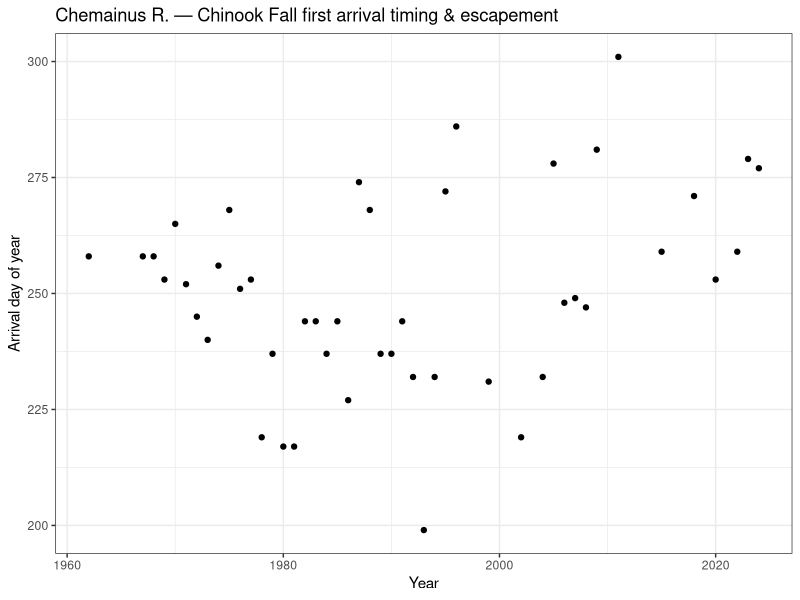
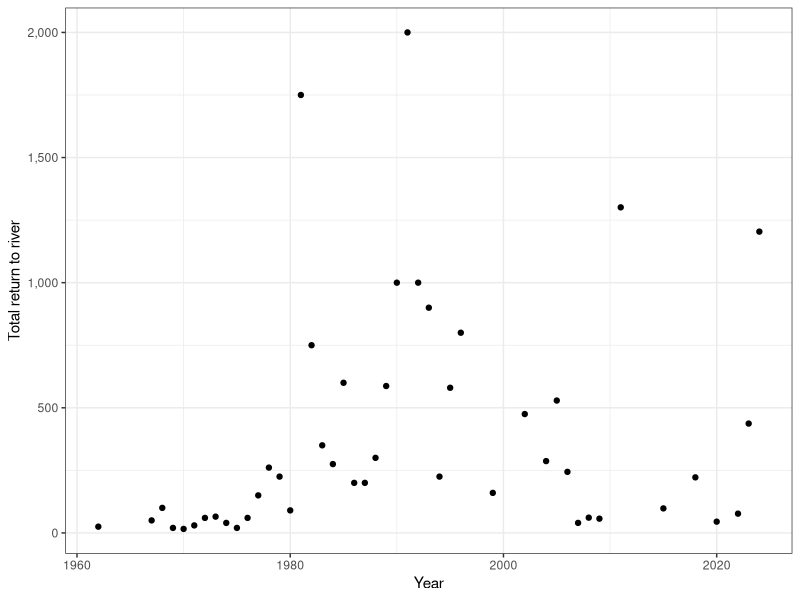

Write R code to recreate these figures, in order. (Note: this script raises an error after producing the figures.)
## ---- chunk 1
library(tidyverse)
library(ggplot2)
library(lubridate)
install.packages("patchwork")
library(patchwork)
## ---- chunk 2
STREAMS <- data.frame(stream = c("COWICHAN RIVER", "CHEMAINUS RIVER", "LILQUALICUM RIVER", "NANAIMO RIVER"), salmon_url = c("https://github.com/oceanhackweek/ohw26_proj_fishyG/blob/fb5467aafebe8ce24a997c6e2d98bc2636ad769d/data/Salmon%20Data/COWICHAN%20RIVER_salmon_data.csv", "https://github.com/oceanhackweek/ohw26_proj_fishyG/blob/bb30d9a143e4860ffa98bfac3b2b236436496f1d/data/Salmon%20Data/CHEMAINUS%20RIVER_salmon_data.csv", "https://github.com/oceanhackweek/ohw26_proj_fishyG/blob/bb30d9a143e4860ffa98bfac3b2b236436496f1d/data/Salmon%20Data/LITTLE%20QUALICUM%20RIVER_salmon_data.csv", "https://github.com/oceanhackweek/ohw26_proj_fishyG/blob/bb30d9a143e4860ffa98bfac3b2b236436496f1d/data/Salmon%20Data/NANAIMO%20RIVER_salmon_data.csv"))
## ---- chunk 3
path <- "/home/jovyan/Desktop/fishyG/data/Salmon Data/"
setwd(path)

read.csv("CHEMAINUS RIVER_salmon_data.csv") -> chemainus
read.csv('COWICHAN RIVER_salmon_data.csv') -> cowichan
read.csv('LITTLE QUALICUM RIVER_salmon_data.csv') -> lilqualicum
read.csv('NANAIMO RIVER_salmon_data.csv') -> nanaimo
## ---- chunk 4
df <- chemainus #repro
d <- df %>%
  mutate(
    time_return   = ymd_hms(time_return, truncated = 3),   # swap for dmy()/mdy() if needed
    return_yr     = year(time_return),
    return_doy    = yday(time_return),
    return_doy_adj = return_doy - (leap_year(return_yr) & return_doy > 59),
  )

####Do some plotting

# Day of arrival vs year
( d %>%
  ggplot(aes(ANALYSIS_YR, return_doy_adj)) +
  geom_point() +
    theme_bw()+
  #geom_smooth(method = "lm", se = TRUE) +
  labs(x = "Year", y = "Arrival day of year",
       title = "Chemainus R. — Chinook Fall first arrival timing & escapement") -> chemainus_doyp )
# Escapement vs year
( d %>%
  ggplot(aes(ANALYSIS_YR, TOTAL_RETURN_TO_RIVER)) +
  geom_point() +
     theme_bw()+
  #geom_smooth(method = "lm", se = TRUE) +
  scale_y_continuous(labels = scales::comma) +
  labs(x = "Year", y = "Total return to river") -> chemainus_esp )

chemainus_doyp + chemainus_esp -> chem_p
saveRDS(chem_p, file = "/home/jovyan/Desktop/fishyG/data/yearplotsforsalmonstreams/chem_plot.rds")
## ---- chunk 5
df <- cowichan #repro
d <- df %>%
  mutate(
    time_return   = ymd_hms(time_return, truncated = 3),   # swap for dmy()/mdy() if needed
    return_yr     = year(time_return),
    return_doy    = yday(time_return),
    return_doy_adj = return_doy - (leap_year(return_yr) & return_doy > 59),
  )

####Do some plotting

# Day of arrival vs year
( d %>%
  ggplot(aes(ANALYSIS_YR, return_doy_adj)) +
  geom_point() +
    theme_bw()+
  #geom_smooth(method = "lm", se = TRUE) +
  labs(x = "Year", y = "Arrival day of year",
       title = "Cowichan R. — Chinook Fall first arrival timing & escapement") -> cow_doyp )
# Escapement vs year
( d %>%
  ggplot(aes(ANALYSIS_YR, TOTAL_RETURN_TO_RIVER)) +
  geom_point() +
     theme_bw()+
  #geom_smooth(method = "lm", se = TRUE) +
  scale_y_continuous(labels = scales::comma) +
  labs(x = "Year", y = "Total return to river") -> cow_esp )

cow_doyp + cow_esp -> cow_p
saveRDS(cow_p, file = "/home/jovyan/Desktop/fishyG/data/yearplotsforsalmonstreams/cow_plot.rds")
## ---- chunk 6
df <- lilqualicum #repro
d <- df %>%
  mutate(
    time_return   = ymd_hms(time_return, truncated = 3),   # swap for dmy()/mdy() if needed
    return_yr     = year(time_return),
    return_doy    = yday(time_return),
    return_doy_adj = return_doy - (leap_year(return_yr) & return_doy > 59),
  )

####Do some plotting

# Day of arrival vs year
( d %>%
  ggplot(aes(ANALYSIS_YR, return_doy_adj)) +
  geom_point() +
    theme_bw()+
  #geom_smooth(method = "lm", se = TRUE) +
  labs(x = "Year", y = "Arrival day of year",
       title = "Lil Qualicum R. — Chinook Fall first arrival timing & escapement") -> lilq_doyp )
# Escapement vs year
( d %>%
  ggplot(aes(ANALYSIS_YR, TOTAL_RETURN_TO_RIVER)) +
  geom_point() +
     theme_bw()+
  #geom_smooth(method = "lm", se = TRUE) +
  scale_y_continuous(labels = scales::comma) +
  labs(x = "Year", y = "Total return to river") -> lilq_esp )

lilq_doyp + lilq_esp -> lilq_p
saveRDS(lilq_p, file = "/home/jovyan/Desktop/fishyG/data/yearplotsforsalmonstreams/lilq_plot.rds")
## ---- chunk 7
df <- nanaimo #repro
d <- df %>%
  mutate(
    time_return   = ymd_hms(time_return, truncated = 3),   # swap for dmy()/mdy() if needed
    return_yr     = year(time_return),
    return_doy    = yday(time_return),
    return_doy_adj = return_doy - (leap_year(return_yr) & return_doy > 59),
  )

####Do some plotting

# Day of arrival vs year
( d %>%
  ggplot(aes(ANALYSIS_YR, return_doy_adj)) +
  geom_point() +
    theme_bw()+
  #geom_smooth(method = "lm", se = TRUE) +
  labs(x = "Year", y = "Arrival day of year",
       title = "Nanaimo R. — Chinook Fall first arrival timing & escapement") -> nan_doyp )
# Escapement vs year
( d %>%
  ggplot(aes(ANALYSIS_YR, TOTAL_RETURN_TO_RIVER)) +
  geom_point() +
     theme_bw()+
  #geom_smooth(method = "lm", se = TRUE) +
  scale_y_continuous(labels = scales::comma) +
  labs(x = "Year", y = "Total return to river") -> nan_esp )

nan_doyp + nan_esp -> nan_p
saveRDS(nan_p, file = "/home/jovyan/Desktop/fishyG/data/yearplotsforsalmonstreams/nan_plot.rds")
